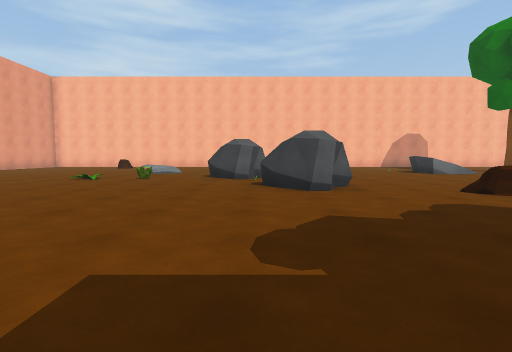
[1] (above)

21 first-person views from a walk through a 3-D level made in the Unity game engine. The camera is 1.2 m above the floor, tilts 4° down and sees 85° across. The floor is counted in squares, 2 m on a side. Each view is taken from the middle of a square. On the plan, view 1 faces up. The plan holds only what a view shows up to about 9 squares ahead; the rest is blank. The place goes on beyond the plan. The player character is not drawn.

[2]
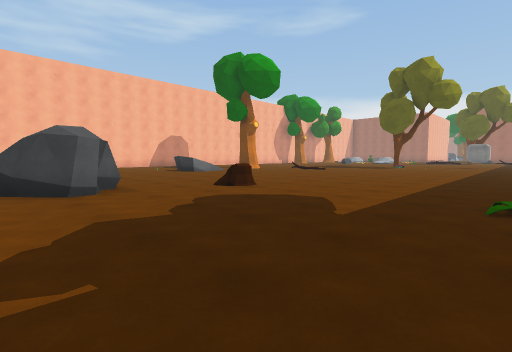

[3]
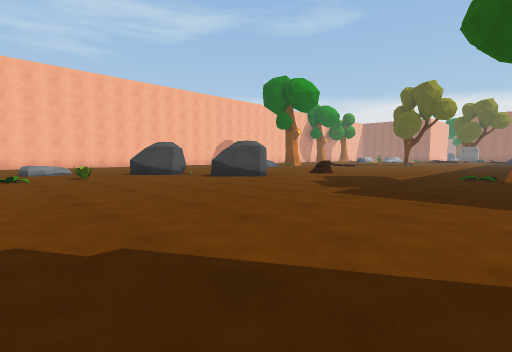

[4]
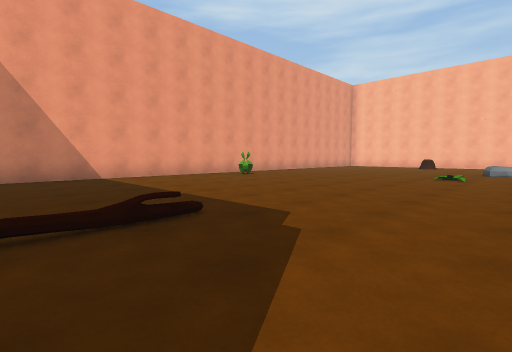

[5]
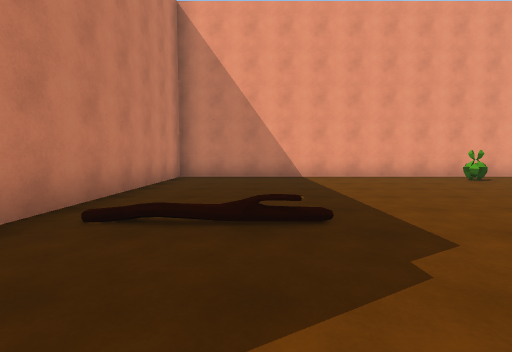

[6]
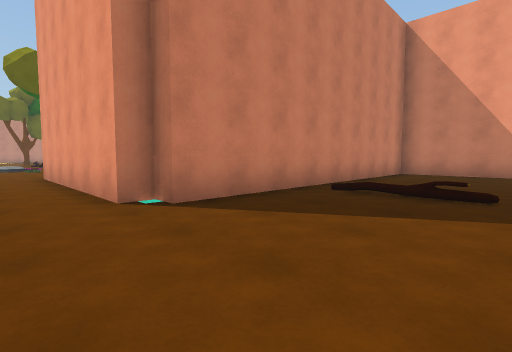

[7]
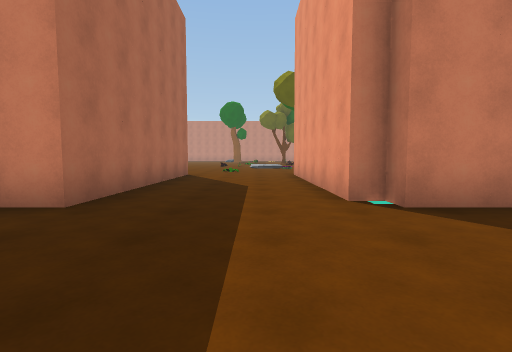

[8]
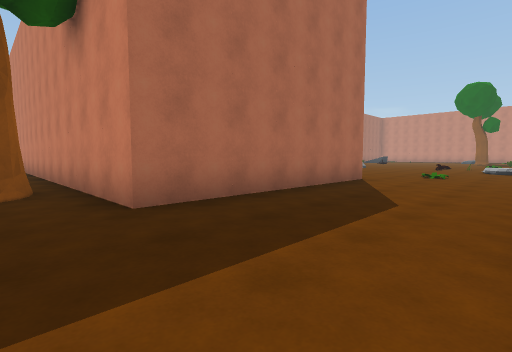

[9]
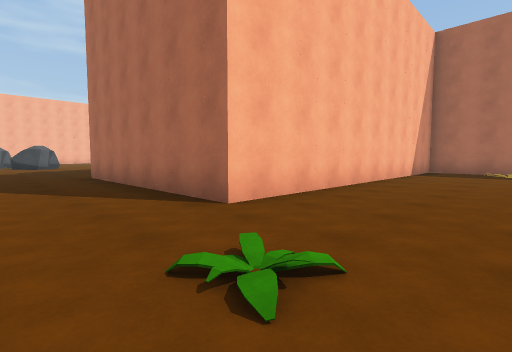

[10]
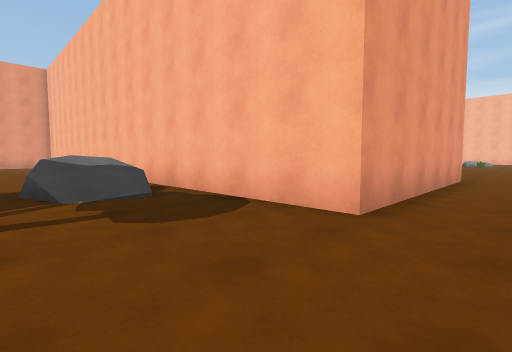

[11]
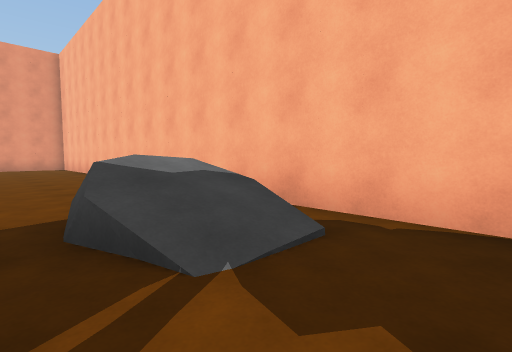

[12]
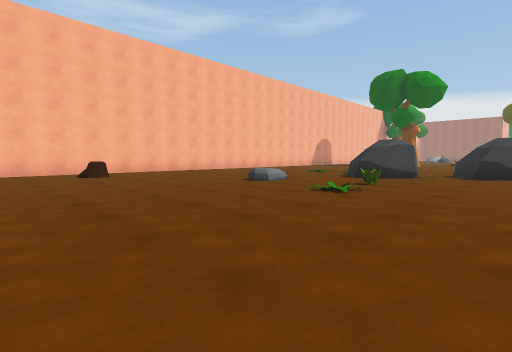

[13]
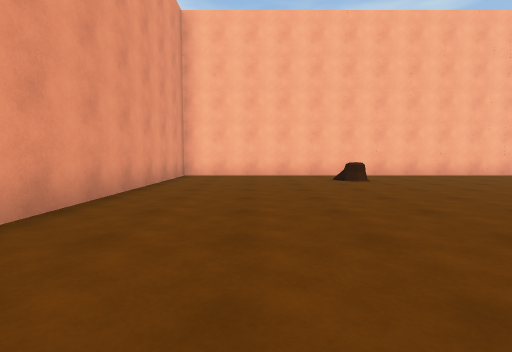

[14]
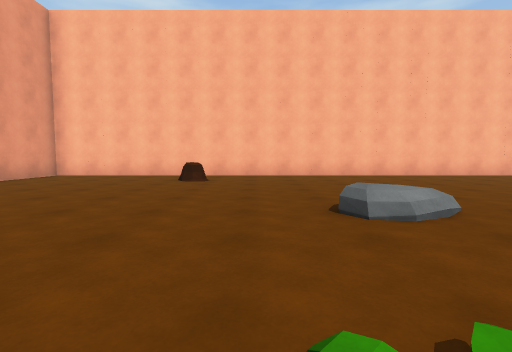

[15]
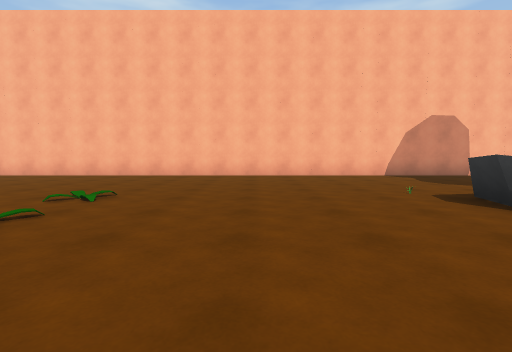

[16]
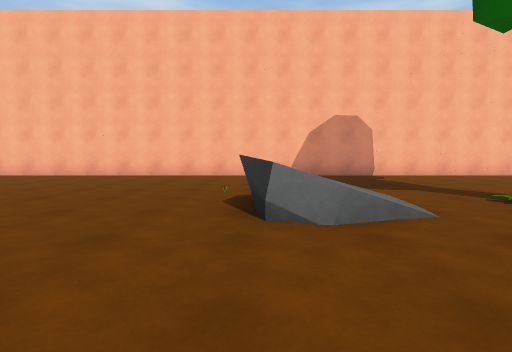

[17]
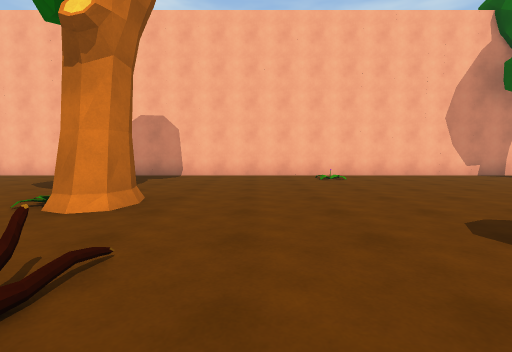

[18]
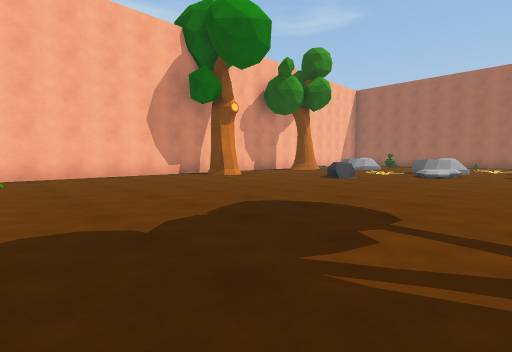

[19]
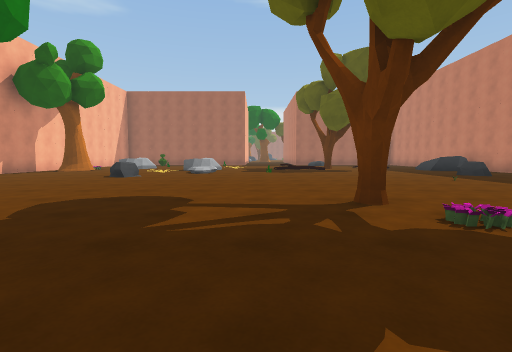

[20]
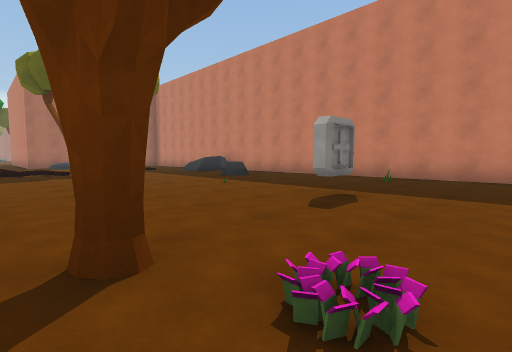

[21]
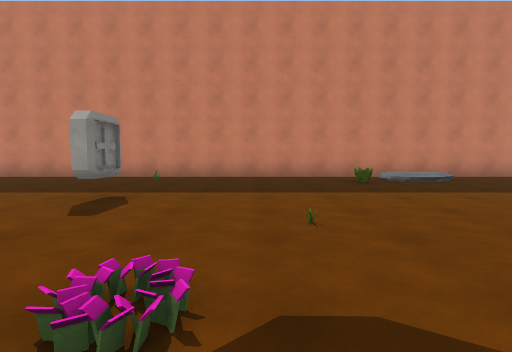

### Floor plan
Points are (right, up) in squares from view 1. A wall is a line through its corners. A room is listed if a view was taken in it or the views show most of it. See-through windows are left out.
Room 1 (views 1, 2, 3, 4, 5, 6, 7, 8, 9, 10, 11, 12, 13, 14, 15, 16, 17, 18, 19, 20, 21)
walls: (9, -8.2) (1.2, -8.2) (1.2, -2.2) (22.6, -2.2); (10.8, -10.5) (10.8, -10); (-11.2, 7.6) (-11.2, -2.2) (-2.8, -2.2) (-2.8, -2.7) (-2.3, -2.7) (-2.3, -8.2) (-14, -8.2); (19.5, 15.7) (-11.2, 15.7) (-11.2, 9.4)
low walls: (11.1, 8.5) (11.1, 7.9)
ways out: gap at (-7, -9)
objects: other object (-10, 5); rock (-7, -10); other object (-4, 7); rock (-4, 10); other object (-3, 8); rock (-1, 8) to (0, 9); other object (0, -10); rock (0, 5) to (2, 6); other object (0, 9); other object (0, 11); tree (3, -1) to (4, -1); other object (4, 0); rock (6, 10); other object (9, 10); other object (10, -10); tree (10, 10); other object (12, 0); other object (14, 15); other object (15, 5); other object (17, 2); tree (17, 6); tree (20, 14); tree (20, 16) to (21, 16); rock (21, 11) to (22, 11); rock (22, 0)

Where each view was taken, in squares from view 1:
view 1: 0 up, 0 right, facing up
view 2: 0 up, 0 right, facing up-right
view 3: 1 down, 5 left, facing up-right
view 4: 1 down, 3 left, facing up-left
view 5: 0 up, 3 left, facing left
view 6: 1 up, 1 left, facing down-left
view 7: 1 up, 1 left, facing down
view 8: 1 down, 2 left, facing down-right
view 9: 11 down, 1 left, facing up-right
view 10: 11 down, 1 left, facing up-left
view 11: 11 down, 4 left, facing up-left
view 12: 5 up, 9 left, facing up-right
view 13: 7 up, 9 left, facing up
view 14: 7 up, 5 left, facing up
view 15: 7 up, 3 right, facing up
view 16: 7 up, 6 right, facing up
view 17: 7 up, 12 right, facing up
view 18: 7 up, 14 right, facing up-right
view 19: 7 up, 13 right, facing right
view 20: 6 up, 15 right, facing down-right
view 21: 6 up, 15 right, facing down
